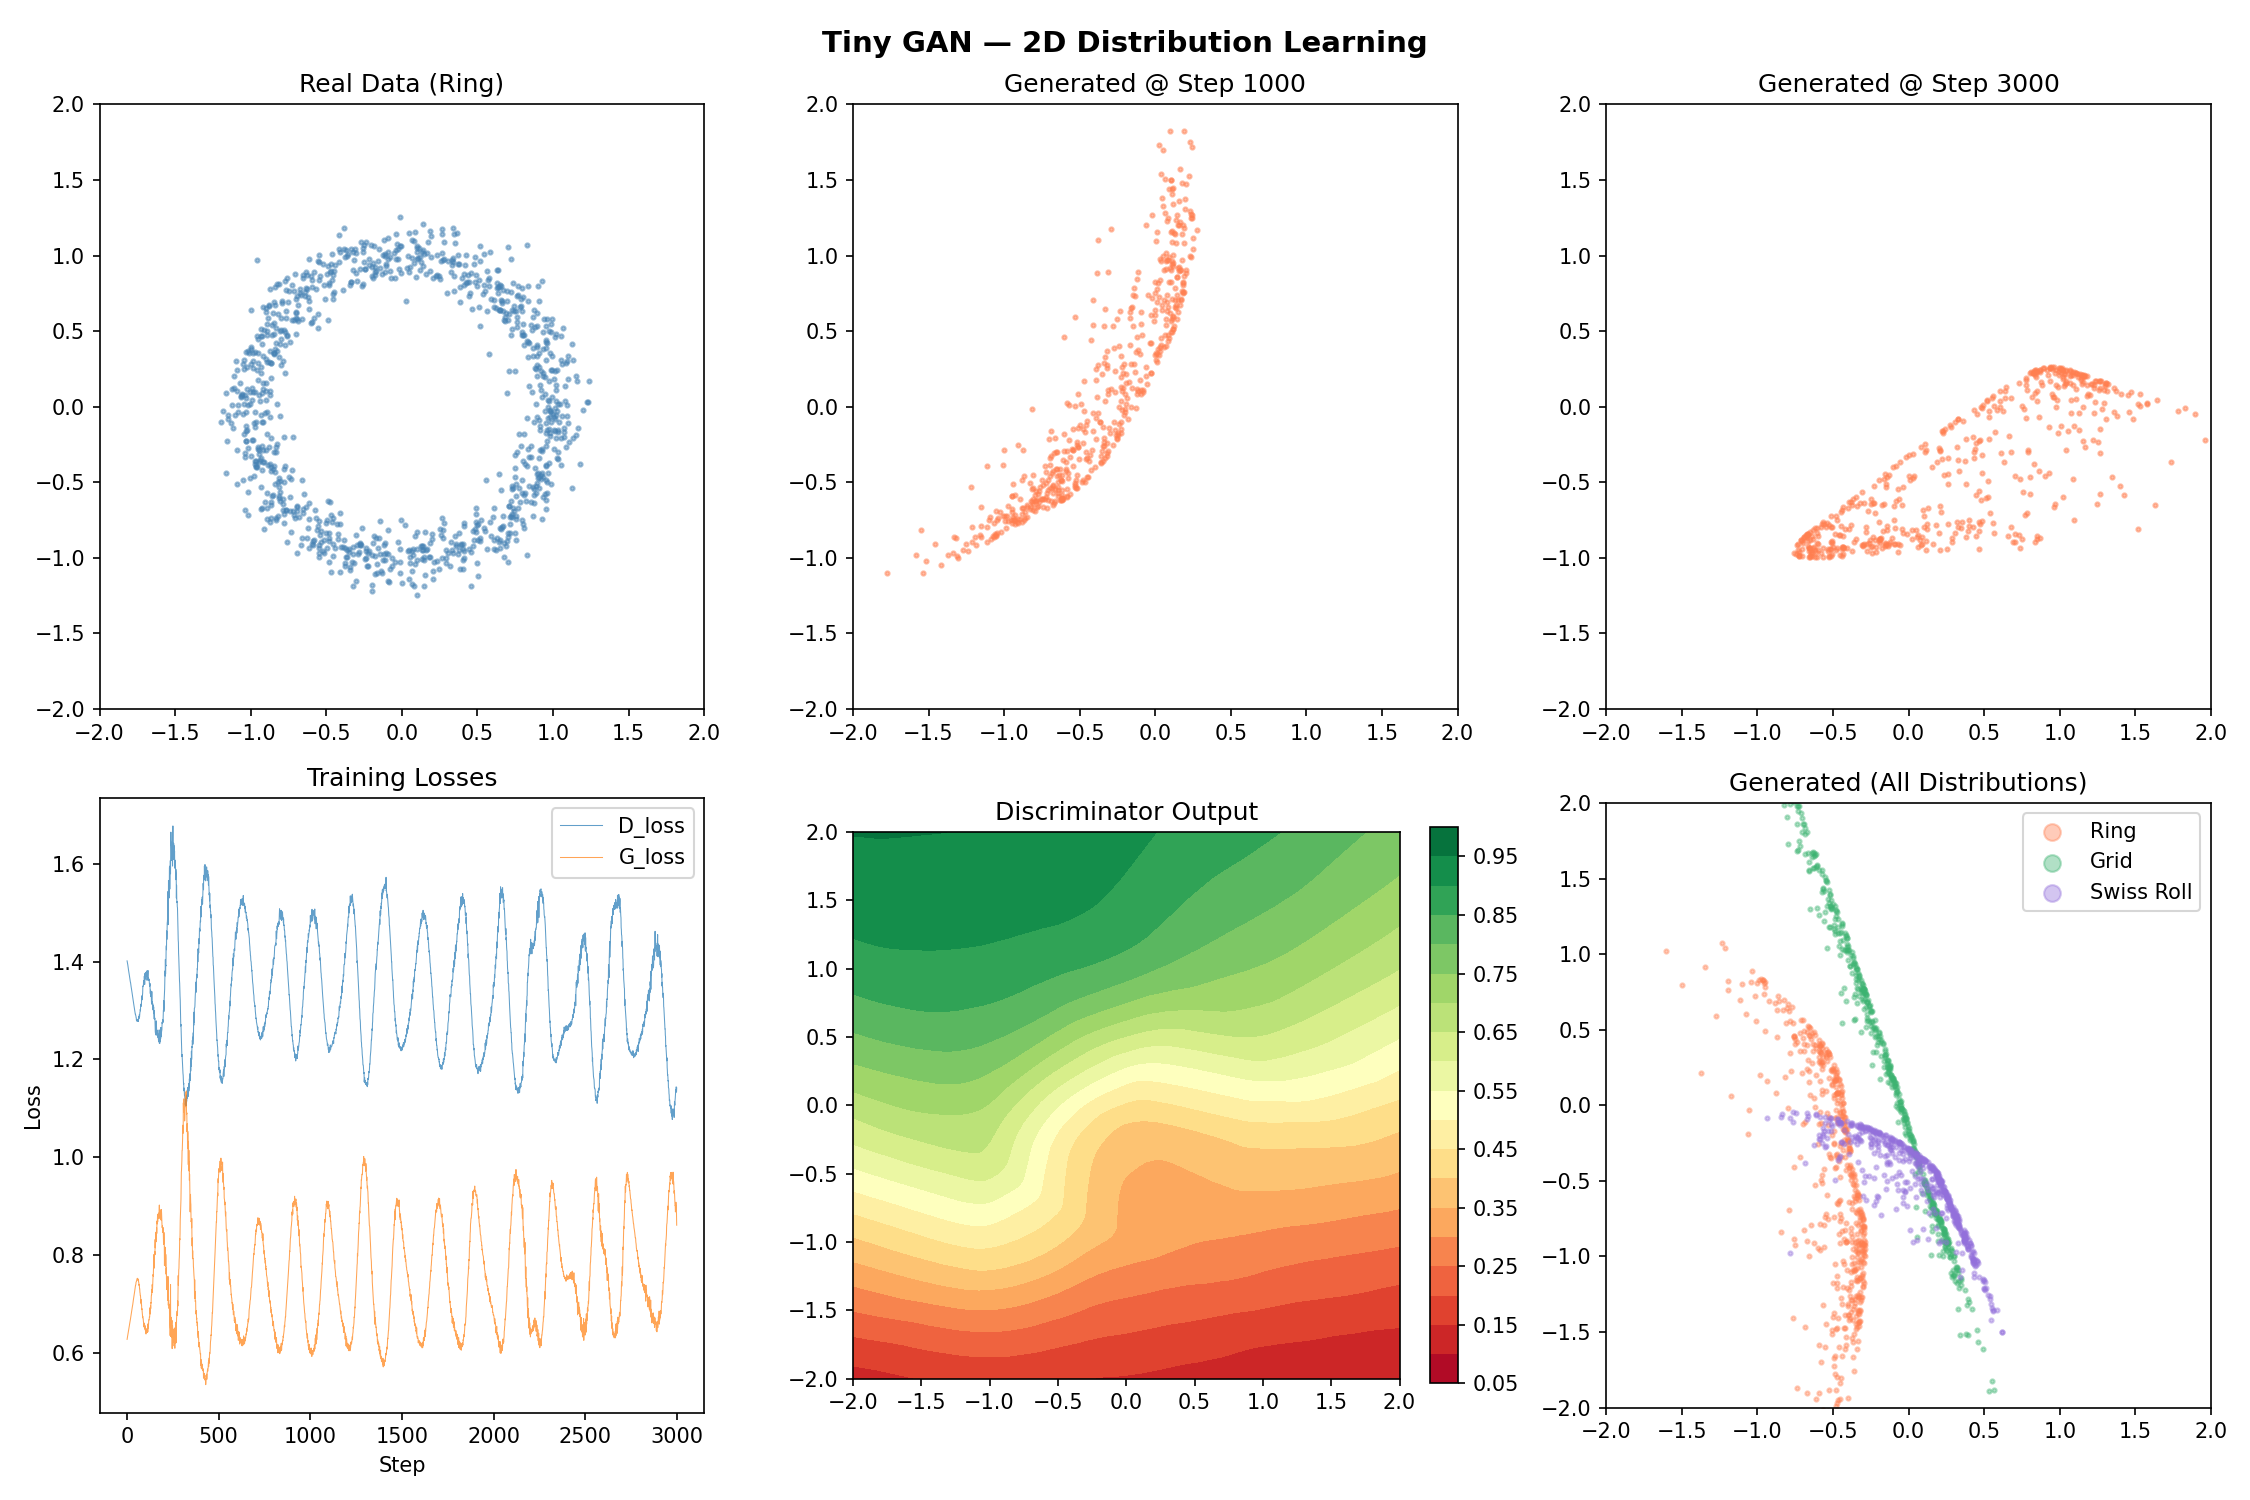

Write Python code to recreate this figure.
"""
Tiny GAN — Generative Adversarial Network on 2D Distributions

A minimal GAN implementation that learns to generate 2D point
distributions (ring, grid, Swiss roll) using only fully-connected
networks. Demonstrates the adversarial training paradigm.

Learning Objectives:
1. Understand the Generator vs Discriminator adversarial game
2. Implement minimax loss: min_G max_D E[log D(x)] + E[log(1-D(G(z)))]
3. Observe mode collapse and training dynamics
4. Visualize how generated distributions evolve during training
"""

from __future__ import annotations

import math
import os
from dataclasses import dataclass

import matplotlib.pyplot as plt
import torch
import torch.nn as nn
from torch.optim import Adam

# ── Config ────────────────────────────────────────────────────────────


@dataclass
class GANConfig:
    latent_dim: int = 2
    hidden_dim: int = 128
    data_dim: int = 2
    lr_g: float = 1e-4
    lr_d: float = 1e-4
    n_steps: int = 3000
    batch_size: int = 256


# ── Networks ──────────────────────────────────────────────────────────


class Generator(nn.Module):
    """z(2) -> FC(128) -> ReLU -> FC(128) -> ReLU -> FC(2)"""

    def __init__(self, cfg: GANConfig) -> None:
        super().__init__()
        self.net = nn.Sequential(
            nn.Linear(cfg.latent_dim, cfg.hidden_dim),
            nn.ReLU(),
            nn.Linear(cfg.hidden_dim, cfg.hidden_dim),
            nn.ReLU(),
            nn.Linear(cfg.hidden_dim, cfg.data_dim),
        )

    def forward(self, z: torch.Tensor) -> torch.Tensor:
        return self.net(z)


class Discriminator(nn.Module):
    """x(2) -> FC(128) -> LeakyReLU(0.2) -> FC(128) -> LeakyReLU(0.2) -> FC(1)"""

    def __init__(self, cfg: GANConfig) -> None:
        super().__init__()
        self.net = nn.Sequential(
            nn.Linear(cfg.data_dim, cfg.hidden_dim),
            nn.LeakyReLU(0.2),
            nn.Linear(cfg.hidden_dim, cfg.hidden_dim),
            nn.LeakyReLU(0.2),
            nn.Linear(cfg.hidden_dim, 1),
        )

    def forward(self, x: torch.Tensor) -> torch.Tensor:
        return self.net(x)


# ── Data generators ──────────────────────────────────────────────────


def make_ring(n: int, noise: float = 0.1) -> torch.Tensor:
    """Points on unit circle + Gaussian noise."""
    theta = torch.linspace(0, 2 * math.pi, n + 1)[:n]
    x = torch.stack([torch.cos(theta), torch.sin(theta)], dim=1)
    return x + torch.randn_like(x) * noise


def make_grid(n: int, noise: float = 0.05) -> torch.Tensor:
    """Points on a 5x5 grid + Gaussian noise."""
    lin = torch.linspace(-1, 1, 5)
    xx, yy = torch.meshgrid(lin, lin, indexing="xy")
    grid = torch.stack([xx.reshape(-1), yy.reshape(-1)], dim=1)  # (25, 2)
    # Repeat grid to reach n points, then truncate
    repeats = (n // grid.size(0)) + 1
    pts = grid.repeat(repeats, 1)[:n]
    return pts + torch.randn_like(pts) * noise


def make_swissroll(n: int, noise: float = 0.1) -> torch.Tensor:
    """Parametric spiral: (t*cos(t), t*sin(t))."""
    t = torch.linspace(1.5 * math.pi, 4.5 * math.pi, n)
    x = t * torch.cos(t)
    y = t * torch.sin(t)
    pts = torch.stack([x, y], dim=1)
    # Normalise to roughly [-1, 1]
    pts = pts / pts.abs().max()
    return pts + torch.randn_like(pts) * noise


# ── Training ──────────────────────────────────────────────────────────


def train_gan(
    cfg: GANConfig,
    data_fn: callable,
) -> tuple[Generator, Discriminator, dict[str, list[float]], dict[int, torch.Tensor]]:
    """Train GAN and return models, loss history, and snapshot tensors."""
    G = Generator(cfg)
    D = Discriminator(cfg)
    opt_g = Adam(G.parameters(), lr=cfg.lr_g)
    opt_d = Adam(D.parameters(), lr=cfg.lr_d)
    criterion = nn.BCEWithLogitsLoss()

    history: dict[str, list[float]] = {"d_loss": [], "g_loss": []}
    snapshots: dict[int, torch.Tensor] = {}
    snapshot_steps = {1000, cfg.n_steps}

    for step in range(1, cfg.n_steps + 1):
        # ── Discriminator update ──
        real = data_fn(cfg.batch_size)
        z = torch.randn(cfg.batch_size, cfg.latent_dim)
        fake = G(z).detach()

        real_labels = torch.ones(cfg.batch_size, 1)
        fake_labels = torch.zeros(cfg.batch_size, 1)

        d_loss_real = criterion(D(real), real_labels)
        d_loss_fake = criterion(D(fake), fake_labels)
        d_loss = d_loss_real + d_loss_fake

        opt_d.zero_grad()
        d_loss.backward()
        opt_d.step()

        # ── Generator update ──
        z = torch.randn(cfg.batch_size, cfg.latent_dim)
        fake = G(z)
        g_loss = criterion(D(fake), real_labels)  # G wants D to output 1

        opt_g.zero_grad()
        g_loss.backward()
        opt_g.step()

        history["d_loss"].append(d_loss.item())
        history["g_loss"].append(g_loss.item())

        # Snapshots for visualisation
        if step in snapshot_steps:
            with torch.no_grad():
                z_vis = torch.randn(512, cfg.latent_dim)
                snapshots[step] = G(z_vis).cpu()

        if step % 500 == 0:
            print(f"Step {step:>5d}  D_loss={d_loss.item():.4f}  G_loss={g_loss.item():.4f}")

    return G, D, history, snapshots


# ── Visualisation ─────────────────────────────────────────────────────


def visualise(
    cfg: GANConfig,
    G: Generator,
    D: Discriminator,
    history: dict[str, list[float]],
    snapshots: dict[int, torch.Tensor],
    save_path: str,
) -> None:
    """Create 6-panel figure (2 rows x 3 cols) and save as PNG."""
    fig, axes = plt.subplots(2, 3, figsize=(15, 10))
    fig.suptitle("Tiny GAN — 2D Distribution Learning", fontsize=14, fontweight="bold")

    # ── Row 1 ─────────────────────────────────────────────────────────
    # Panel (0,0): Real data
    real = make_ring(1024)
    ax = axes[0, 0]
    ax.scatter(real[:, 0], real[:, 1], s=4, alpha=0.5, c="steelblue")
    ax.set_title("Real Data (Ring)")
    ax.set_xlim(-2, 2)
    ax.set_ylim(-2, 2)
    ax.set_aspect("equal")

    # Panel (0,1): Generated at step 1000
    gen_1k = snapshots[1000]
    ax = axes[0, 1]
    ax.scatter(gen_1k[:, 0], gen_1k[:, 1], s=4, alpha=0.5, c="coral")
    ax.set_title("Generated @ Step 1000")
    ax.set_xlim(-2, 2)
    ax.set_ylim(-2, 2)
    ax.set_aspect("equal")

    # Panel (0,2): Generated at step 3000
    gen_3k = snapshots[cfg.n_steps]
    ax = axes[0, 2]
    ax.scatter(gen_3k[:, 0], gen_3k[:, 1], s=4, alpha=0.5, c="coral")
    ax.set_title(f"Generated @ Step {cfg.n_steps}")
    ax.set_xlim(-2, 2)
    ax.set_ylim(-2, 2)
    ax.set_aspect("equal")

    # ── Row 2 ─────────────────────────────────────────────────────────
    # Panel (1,0): Loss curves
    ax = axes[1, 0]
    ax.plot(history["d_loss"], label="D_loss", alpha=0.7, linewidth=0.5)
    ax.plot(history["g_loss"], label="G_loss", alpha=0.7, linewidth=0.5)
    ax.set_title("Training Losses")
    ax.set_xlabel("Step")
    ax.set_ylabel("Loss")
    ax.legend()

    # Panel (1,1): Discriminator heatmap
    ax = axes[1, 1]
    grid_pts = torch.linspace(-2, 2, 100)
    xx, yy = torch.meshgrid(grid_pts, grid_pts, indexing="xy")
    grid_input = torch.stack([xx.reshape(-1), yy.reshape(-1)], dim=1)
    with torch.no_grad():
        d_out = torch.sigmoid(D(grid_input)).reshape(100, 100).numpy()
    cf = ax.contourf(
        xx.numpy(), yy.numpy(), d_out, levels=20, cmap="RdYlGn"
    )
    fig.colorbar(cf, ax=ax, fraction=0.046)
    ax.set_title("Discriminator Output")
    ax.set_aspect("equal")

    # Panel (1,2): All 3 distributions generated
    ax = axes[1, 2]
    # Train quick generators for grid and swissroll
    colors = ["coral", "mediumseagreen", "mediumpurple"]
    labels = ["Ring", "Grid", "Swiss Roll"]
    data_fns = [make_ring, make_grid, make_swissroll]
    for i, (fn, color, label) in enumerate(zip(data_fns, colors, labels)):
        cfg_quick = GANConfig(n_steps=2000, lr_g=2e-4, lr_d=2e-4)
        G_q, _, _, _ = train_gan(cfg_quick, fn)
        with torch.no_grad():
            z = torch.randn(512, cfg_quick.latent_dim)
            samples = G_q(z).cpu()
        ax.scatter(samples[:, 0], samples[:, 1], s=4, alpha=0.4, c=color, label=label)
    ax.set_title("Generated (All Distributions)")
    ax.legend(markerscale=4)
    ax.set_xlim(-2, 2)
    ax.set_ylim(-2, 2)
    ax.set_aspect("equal")

    plt.tight_layout()
    plt.savefig(save_path, dpi=150)
    plt.close(fig)
    print(f"Figure saved to {save_path}")


# ── Main ──────────────────────────────────────────────────────────────
# Expected: D_loss oscillates around 0.5-1.5, generated ring matches real by step 2000

if __name__ == "__main__":
    torch.manual_seed(42)

    save_dir = os.path.dirname(os.path.abspath(__file__))
    cfg = GANConfig()

    print("Training GAN on ring distribution...")
    G, D, history, snapshots = train_gan(cfg, make_ring)

    print("\nGenerating visualisation (includes training auxiliary GANs)...")
    save_path = os.path.join(save_dir, "tiny_gan.png")
    visualise(cfg, G, D, history, snapshots, save_path)
    print("Done.")
